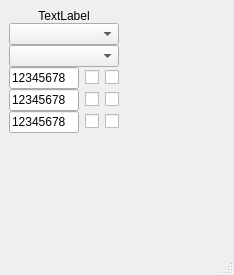
<?xml version="1.0" encoding="UTF-8"?>
<ui version="4.0">
 <class>MainWindow</class>
 <widget class="QMainWindow" name="MainWindow">
  <property name="geometry">
   <rect>
    <x>0</x>
    <y>0</y>
    <width>234</width>
    <height>275</height>
   </rect>
  </property>
  <property name="windowTitle">
   <string>MainWindow</string>
  </property>
  <widget class="QWidget" name="centralwidget">
   <layout class="QGridLayout" name="gridLayout_2">
    <property name="spacing">
     <number>0</number>
    </property>
    <item row="0" column="0">
     <layout class="QVBoxLayout" name="verticalLayout">
      <property name="spacing">
       <number>0</number>
      </property>
      <item>
       <widget class="QLabel" name="label">
        <property name="sizePolicy">
         <sizepolicy hsizetype="Minimum" vsizetype="Fixed">
          <horstretch>0</horstretch>
          <verstretch>0</verstretch>
         </sizepolicy>
        </property>
        <property name="text">
         <string>TextLabel</string>
        </property>
        <property name="scaledContents">
         <bool>false</bool>
        </property>
        <property name="alignment">
         <set>Qt::AlignCenter</set>
        </property>
       </widget>
      </item>
      <item>
       <widget class="QComboBox" name="comboBox">
        <property name="sizePolicy">
         <sizepolicy hsizetype="Minimum" vsizetype="Fixed">
          <horstretch>0</horstretch>
          <verstretch>0</verstretch>
         </sizepolicy>
        </property>
        <property name="iconSize">
         <size>
          <width>16</width>
          <height>16</height>
         </size>
        </property>
       </widget>
      </item>
      <item>
       <widget class="QComboBox" name="comboBox_2">
        <property name="sizePolicy">
         <sizepolicy hsizetype="Minimum" vsizetype="Fixed">
          <horstretch>0</horstretch>
          <verstretch>0</verstretch>
         </sizepolicy>
        </property>
        <property name="minimumSize">
         <size>
          <width>100</width>
          <height>0</height>
         </size>
        </property>
       </widget>
      </item>
      <item>
       <layout class="QGridLayout" name="gridLayout">
        <property name="sizeConstraint">
         <enum>QLayout::SetDefaultConstraint</enum>
        </property>
        <property name="horizontalSpacing">
         <number>6</number>
        </property>
        <property name="verticalSpacing">
         <number>0</number>
        </property>
        <item row="0" column="0">
         <widget class="QLineEdit" name="lineEdit_1">
          <property name="sizePolicy">
           <sizepolicy hsizetype="Ignored" vsizetype="Minimum">
            <horstretch>0</horstretch>
            <verstretch>0</verstretch>
           </sizepolicy>
          </property>
          <property name="minimumSize">
           <size>
            <width>70</width>
            <height>0</height>
           </size>
          </property>
          <property name="text">
           <string>12345678</string>
          </property>
         </widget>
        </item>
        <item row="2" column="0">
         <widget class="QLineEdit" name="lineEdit_3">
          <property name="sizePolicy">
           <sizepolicy hsizetype="Ignored" vsizetype="Minimum">
            <horstretch>0</horstretch>
            <verstretch>0</verstretch>
           </sizepolicy>
          </property>
          <property name="minimumSize">
           <size>
            <width>70</width>
            <height>0</height>
           </size>
          </property>
          <property name="text">
           <string>12345678</string>
          </property>
         </widget>
        </item>
        <item row="0" column="2">
         <widget class="QCheckBox" name="checkBox_4">
          <property name="sizePolicy">
           <sizepolicy hsizetype="Fixed" vsizetype="Fixed">
            <horstretch>0</horstretch>
            <verstretch>0</verstretch>
           </sizepolicy>
          </property>
          <property name="text">
           <string/>
          </property>
          <property name="icon">
           <iconset theme="129"/>
          </property>
         </widget>
        </item>
        <item row="0" column="1">
         <widget class="QCheckBox" name="checkBox_1">
          <property name="sizePolicy">
           <sizepolicy hsizetype="Fixed" vsizetype="Fixed">
            <horstretch>0</horstretch>
            <verstretch>0</verstretch>
           </sizepolicy>
          </property>
          <property name="minimumSize">
           <size>
            <width>0</width>
            <height>0</height>
           </size>
          </property>
          <property name="text">
           <string/>
          </property>
         </widget>
        </item>
        <item row="1" column="1">
         <widget class="QCheckBox" name="checkBox_2">
          <property name="sizePolicy">
           <sizepolicy hsizetype="Fixed" vsizetype="Fixed">
            <horstretch>0</horstretch>
            <verstretch>0</verstretch>
           </sizepolicy>
          </property>
          <property name="minimumSize">
           <size>
            <width>0</width>
            <height>0</height>
           </size>
          </property>
          <property name="autoFillBackground">
           <bool>false</bool>
          </property>
          <property name="text">
           <string/>
          </property>
         </widget>
        </item>
        <item row="1" column="0">
         <widget class="QLineEdit" name="lineEdit_2">
          <property name="sizePolicy">
           <sizepolicy hsizetype="Ignored" vsizetype="Minimum">
            <horstretch>0</horstretch>
            <verstretch>0</verstretch>
           </sizepolicy>
          </property>
          <property name="minimumSize">
           <size>
            <width>70</width>
            <height>0</height>
           </size>
          </property>
          <property name="text">
           <string>12345678</string>
          </property>
         </widget>
        </item>
        <item row="2" column="1">
         <widget class="QCheckBox" name="checkBox_3">
          <property name="sizePolicy">
           <sizepolicy hsizetype="Fixed" vsizetype="Fixed">
            <horstretch>0</horstretch>
            <verstretch>0</verstretch>
           </sizepolicy>
          </property>
          <property name="minimumSize">
           <size>
            <width>0</width>
            <height>0</height>
           </size>
          </property>
          <property name="text">
           <string/>
          </property>
         </widget>
        </item>
        <item row="1" column="2">
         <widget class="QCheckBox" name="checkBox_5">
          <property name="sizePolicy">
           <sizepolicy hsizetype="Fixed" vsizetype="Fixed">
            <horstretch>0</horstretch>
            <verstretch>0</verstretch>
           </sizepolicy>
          </property>
          <property name="text">
           <string/>
          </property>
         </widget>
        </item>
        <item row="2" column="2">
         <widget class="QCheckBox" name="checkBox_6">
          <property name="sizePolicy">
           <sizepolicy hsizetype="Fixed" vsizetype="Fixed">
            <horstretch>0</horstretch>
            <verstretch>0</verstretch>
           </sizepolicy>
          </property>
          <property name="text">
           <string/>
          </property>
         </widget>
        </item>
       </layout>
      </item>
     </layout>
    </item>
    <item row="0" column="1">
     <spacer name="horizontalSpacer">
      <property name="orientation">
       <enum>Qt::Horizontal</enum>
      </property>
      <property name="sizeType">
       <enum>QSizePolicy::Expanding</enum>
      </property>
      <property name="sizeHint" stdset="0">
       <size>
        <width>40</width>
        <height>20</height>
       </size>
      </property>
     </spacer>
    </item>
    <item row="1" column="0">
     <spacer name="verticalSpacer">
      <property name="orientation">
       <enum>Qt::Vertical</enum>
      </property>
      <property name="sizeHint" stdset="0">
       <size>
        <width>20</width>
        <height>40</height>
       </size>
      </property>
     </spacer>
    </item>
   </layout>
  </widget>
  <widget class="QMenuBar" name="menubar">
   <property name="geometry">
    <rect>
     <x>0</x>
     <y>0</y>
     <width>234</width>
     <height>22</height>
    </rect>
   </property>
  </widget>
  <widget class="QStatusBar" name="statusbar"/>
 </widget>
 <tabstops>
  <tabstop>comboBox</tabstop>
  <tabstop>comboBox_2</tabstop>
  <tabstop>lineEdit_1</tabstop>
  <tabstop>lineEdit_2</tabstop>
  <tabstop>lineEdit_3</tabstop>
  <tabstop>checkBox_1</tabstop>
  <tabstop>checkBox_2</tabstop>
  <tabstop>checkBox_3</tabstop>
  <tabstop>checkBox_4</tabstop>
  <tabstop>checkBox_5</tabstop>
  <tabstop>checkBox_6</tabstop>
 </tabstops>
 <resources/>
 <connections/>
</ui>
